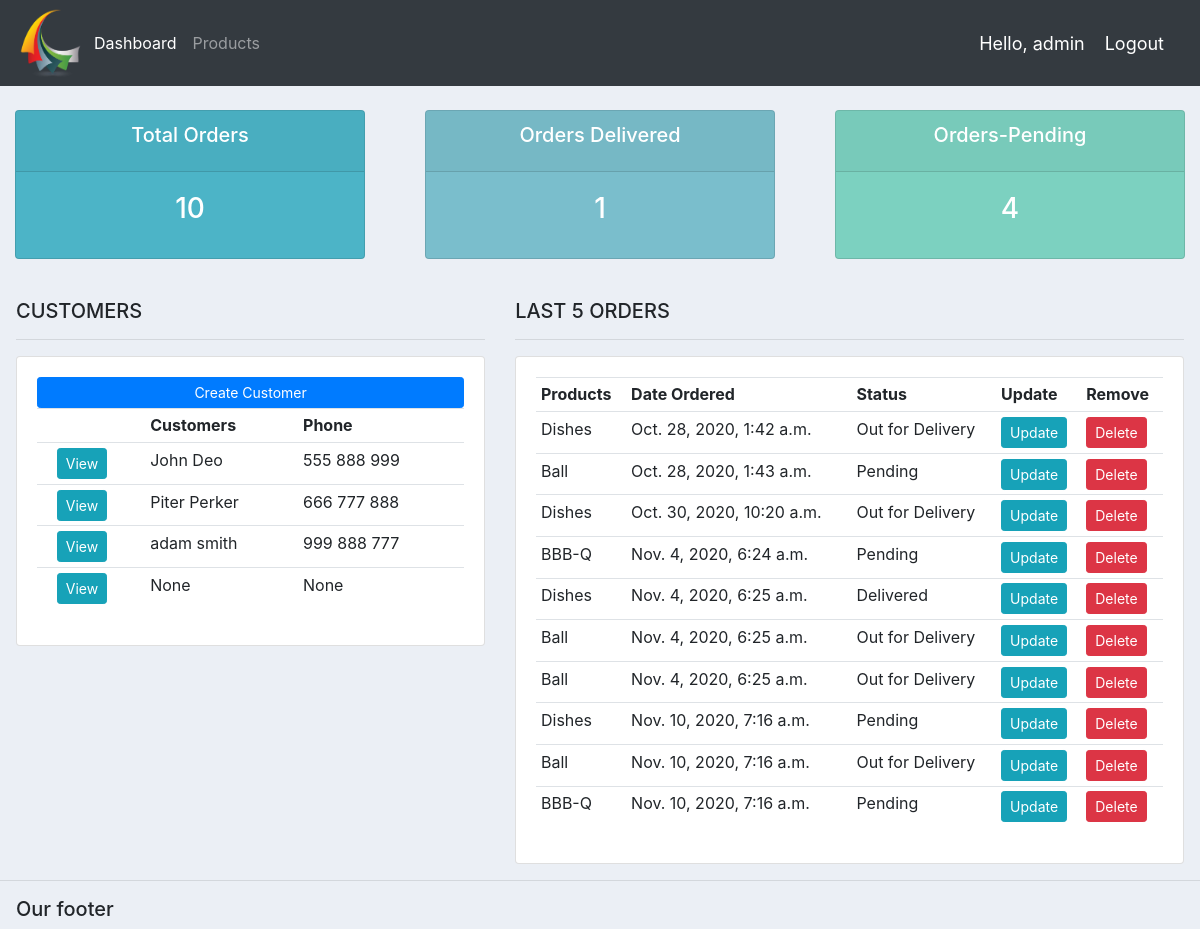
Before: / (signed in) with the older database file.
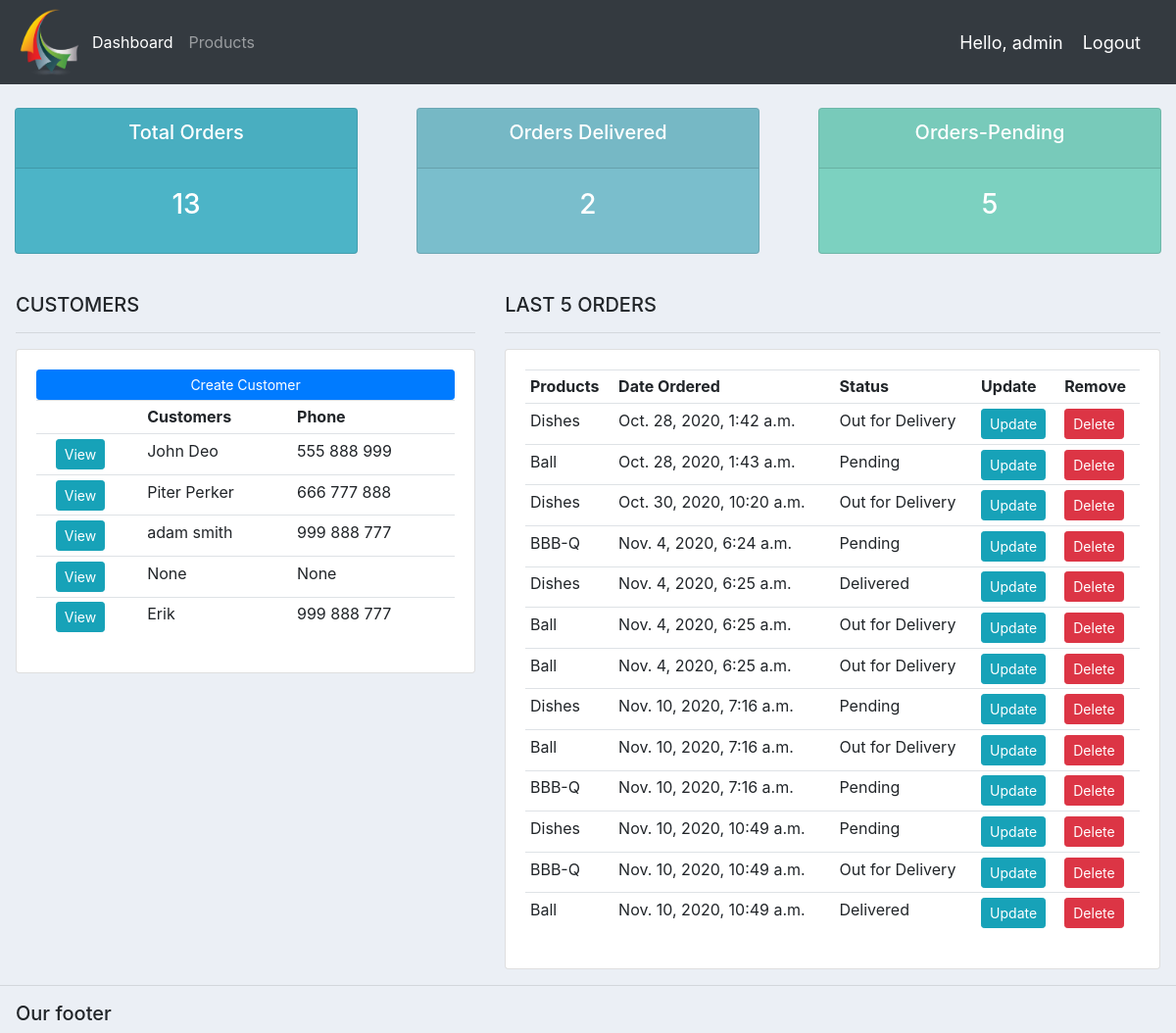
After: the same page with the newer database file.
### accounts/models.py (models this page shows, shortened)
class Customer(models.Model):
    user = models.OneToOneField(User, null=True, blank=True, on_delete=models.CASCADE)
    name = models.CharField(max_length=200, null=True)
    phone = models.CharField(max_length=200, null=True)
    email = models.CharField(max_length=200, null=True)
    profile_pic = models.ImageField(default="images.png", null=True, blank=True)
    date_created = models.DateTimeField(auto_now_add=True, null=True)

class Order(models.Model):
    STATUS = (  ('Pending', 'Pending'),
                ('Out for Delivery', 'Out for Delivery'),
                ('Delivered', 'Delivered')
             )
    customer = models.ForeignKey(Customer, null=True, on_delete=models.SET_NULL)
    product = models.ForeignKey(Product, null=True, on_delete=models.SET_NULL)
    date_created = models.DateTimeField(auto_now_add=True, null=True)
    status = models.CharField(max_length=200, null=True, choices=STATUS)
    note = models.CharField(max_length=1000, null=True)

class Product(models.Model):
    CATEGORY = (    ('Indoor', 'Indoor'),
                    ('Outdoor', 'Outdoor')
               )
    name = models.CharField(max_length=200, null=True)
    price = models.CharField(max_length=200, null=True)
    category = models.CharField(max_length=200, null=True, choices=CATEGORY)
    description = models.CharField(max_length=200, null=True, blank=True)
    date_created = models.DateTimeField(auto_now_add=True, null=True)
    tags = models.ManyToManyField(Tag)
    def __str__(self):
        return self.name

### accounts/decorators.py (the view)
    def wrapper_func(request, *args, **kwargs):
        group = None
        if request.user.groups.exists():
            group = request.user.groups.all()[0].name
        if group == 'customer':
            return redirect('user-page')
        if group == 'admin':
            return view_func(request, *args, **kwargs)

### accounts/views.py (called while the page is built)
@login_required(login_url='login')
@admin_only
def home(request):
    orders = Order.objects.all()
    customers = Customer.objects.all()
    total_orders = orders.count()
    delivered =  orders.filter(status='Delivered').count()
    pending =  orders.filter(status='Pending').count()
    context = { 'orders':orders, 'customers':customers,
                'total_orders':total_orders, 'delivered':delivered,
                'pending':pending}
    return render(request, 'accounts/dashboard.html', context)

### accounts/templates/accounts/dashboard.html
{% extends 'accounts/main.html' %}
{% block content %}
{% include 'accounts/status.html' %}
<br>
<div class="row pl-3 pr-3">
  <div class="col-md-5">
    <h5>CUSTOMERS</h5>
    <hr>
    <div class="card card-body">
      <a class="btn btn-primary btn-sm btn-block" href="">
        Create Customer
      </a>
      <table class="table table-sm">
        <tr>
          <th></th>
          <th></th>
          <th>Customers</th>
          <th>Phone</th>
        </tr>
        {% for customer in customers %}
        <tr>
          <td></td>
          <td><a class="btn btn-sm btn-info" href="{% url 'customers' customer.id %}">View</a></td>
          <td>{{ customer.name }}</td>
          <td>{{ customer.phone }}</td>
        </tr>
        {% endfor %}
      </table>
    </div>
  </div>
  <div class="col-md-7">
    <h5>LAST 5 ORDERS</h5>
    <hr>
    <div class="card card-body">
      <table class="table table-sm">
        <tr>
          <th>Products</th>
          <th>Date Ordered</th>
          <th>Status</th>
          <th>Update</th>
          <th>Remove</th>
        </tr>
        {% for order in orders %}
        <tr>
          <td>{{ order.product }}</td>
          <td>{{ order.date_created }}</td>
          <td>{{ order.status }}</td>
          <td><a class="btn btn-sm btn-info" href="{% url 'update_order' order.id %}">Update</a></td>
          <td><a class="btn btn-sm btn-danger" href="{% url 'delete_order' order.id %}">Delete</a></td>
        </tr>
        {% endfor%}
      </table>
    </div>
  </div>
</div>
{% endblock %}

Changed rows visible on the page:
added Customer: name "Erik", phone "999 888 777"
added Order: product "Dishes", date_created "Nov. 10, 2020, 10:49 a.m.", status "Pending"
added Order: product "BBB-Q", date_created "Nov. 10, 2020, 10:49 a.m.", status "Out for Delivery"
added Order: product "Ball", date_created "Nov. 10, 2020, 10:49 a.m.", status "Delivered"
Other visible differences:
{{ total_orders }}: "10" → "13"
{{ delivered }}: "1" → "2"
{{ pending }}: "4" → "5"
